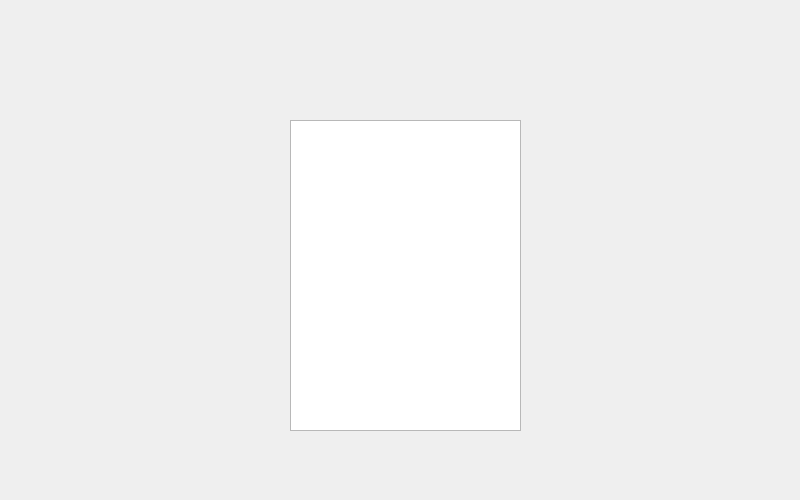
<?xml version="1.0" encoding="UTF-8"?>
<ui version="4.0">
 <class>word</class>
 <widget class="QDialog" name="word">
  <property name="geometry">
   <rect>
    <x>0</x>
    <y>0</y>
    <width>800</width>
    <height>500</height>
   </rect>
  </property>
  <property name="windowTitle">
   <string>Dialog</string>
  </property>
  <widget class="QWidget" name="fondowor" native="true">
   <property name="geometry">
    <rect>
     <x>0</x>
     <y>0</y>
     <width>800</width>
     <height>500</height>
    </rect>
   </property>
   <property name="styleSheet">
    <string notr="true">#fondowor{
background-image: url(://interfazword.png)
}</string>
   </property>
   <widget class="QTextEdit" name="textEdit">
    <property name="geometry">
     <rect>
      <x>290</x>
      <y>120</y>
      <width>231</width>
      <height>311</height>
     </rect>
    </property>
   </widget>
  </widget>
 </widget>
 <resources/>
 <connections/>
</ui>
